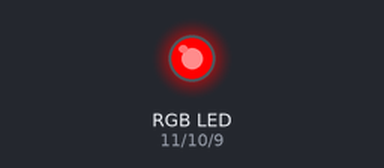
A sketch run on a simulated Arduino Uno, built with avr-gcc and run on an emulated ATmega328P. On the bench: an RGB LED mixed from three pins (HIGH = lit).

Above: at 0.05 s.
At 1.5 s:
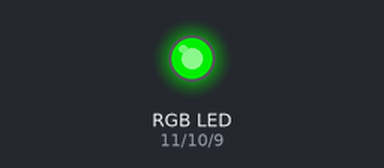
At 2.95 s:
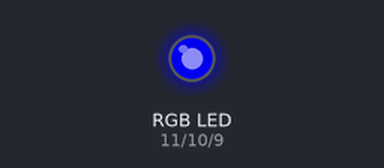
At 3.7 s:
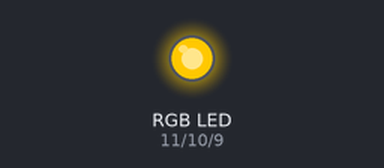
At 4.45 s:
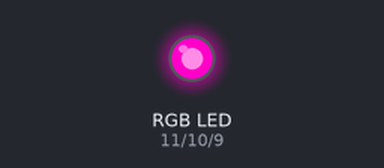
At 5.95 s:
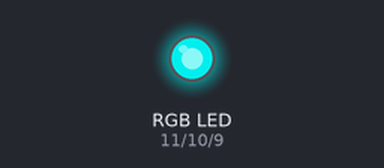
Timing chart, 0 to 7.8 s (numbered marks = the images above):
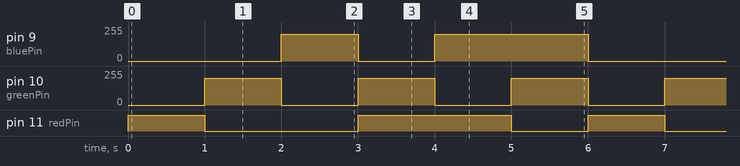

Measured:
- by itself, pin 9 (bluePin): repeats every 6.0 s: 0/255 1.0 s, 200/255 2.0 s, 0/255 2.0 s, 200/255 1.0 s
- by itself, pin 10 (greenPin): alternates 200/255 for 1.0 s and 0/255 for 1.0 s
- by itself, pin 11 (redPin): repeats every 6.0 s: LOW 2.0 s, HIGH 2.0 s, LOW 1.0 s, HIGH 1.0 s

The sketch:

10E_Functions.ino
```cpp
int redPin = 11;
int greenPin = 10;
int bluePin = 9;

void setup() {
  pinMode(redPin, OUTPUT);
  pinMode(greenPin, OUTPUT);
  pinMode(bluePin, OUTPUT);
}

void loop() {
  SetColor(255, 0, 0);
  delay(1000);
  SetColor(0, 200, 0);
  delay(1000);
  SetColor(0, 0, 200);
  delay(1000);
  SetColor(255, 200, 0);
  delay(1000);
  SetColor(255, 0, 200);
  delay(1000);
  SetColor(0, 200, 200);
  delay(1000);
}

void SetColor(int red, int green, int blue) {
  analogWrite(redPin, red);
  analogWrite(greenPin, green);
  analogWrite(bluePin, blue);
}
```
